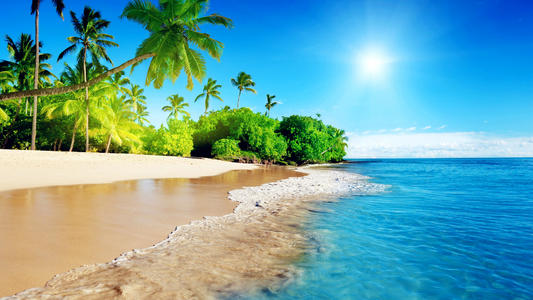
#> input picture wholeImage.jpg, 533 x 300 px
$ python proj.py wholeImage.jpg wholeImage.jpg   (older library calls are emulated)
#> lines starting #> are read from the running program, lines starting #| are printed output that depends on the picture
import math
import sys
import cv2
import numpy as np
import matplotlib.pyplot as plt


# To execute, do python proj.py <input1> <input2>.
# Will write to out.jpg

# Pipeline: find interest points, then create SIFT descriptor, then matching them, then find stitching line.

# Using OpenCV and SIFT to find the feature points and their SIFT descriptor

# try to implement SIFT without calling CV2 function.
def sift_detect_compute(img):
    sift = cv2.xfeatures2d.SIFT_create()
    img_gray = cv2.cvtColor(img, cv2.COLOR_BGR2GRAY)
    pts, fts = sift.detectAndCompute(img_gray, None)
    pts = np.float32([p.pt for p in pts])
    return pts, fts


# Based on that descriptor, we find the best matches
def matching(fts1, fts2, ratio=0.5):
    matches, distances = descriptor_matching(fts1, fts2)  # match 2, then compare the ratio between these two.
    final_matches = []
    for i in range(matches.shape[0]):
        if distances[i, 0] < ratio * distances[i, 1]:  # match is successfully found.
            final_matches.append((i, matches[i, 0]))
    return final_matches


# Euclidean distance matching, return a list of distance and matching list.
def descriptor_matching(des1, des2):
    target = np.zeros((len(des1), 2))
    distance = np.zeros((len(des1), 2))
    for i in range(len(des1)):
        point = des1[i, :]
        tmp2 = des2 - point
        dist = np.sqrt(np.square(tmp2).sum(axis=1))
        target[i] = np.argsort(dist)[:2]
        distance[i] = np.sort(dist)[:2]

    return target, distance


# To compute the homography matrix.
def compute_homography(x_0, x_1):
    x0_bar = x_0.mean(axis=0)
    x1_bar = x_1.mean(axis=0)
    s1 = np.divide(math.sqrt(2), np.sqrt(np.square(x_0 - x0_bar).sum(axis=1)).sum() / x_0.shape[0])
    T1 = np.array([[s1, 0, -s1 * x0_bar[0]], [0, s1, -s1 * x0_bar[1]], [0, 0, 1]]).astype(np.float)
    s2 = np.divide(math.sqrt(2), np.sqrt(np.square(x_1 - x1_bar).sum(axis=1)).sum() / x_1.shape[0])
    T2 = np.array([[s2, 0, -s2 * x1_bar[0]], [0, s2, -s2 * x1_bar[1]], [0, 0, 1]]).astype(np.float)
    x0 = np.concatenate((x_0, np.ones((x_0.shape[0], 1))), axis=1)
    x1 = np.concatenate((x_1, np.ones((x_1.shape[0], 1))), axis=1)
    x0_t = np.matmul(T1, x0.transpose()).transpose()
    x1_t = np.matmul(T2, x1.transpose()).transpose()
    x_3d = x1_t
    x_2d = x0_t
    A = np.zeros((x_3d.shape[0] * 2, 9))
    A[::2, :] = np.concatenate((x_3d, np.zeros((x_3d.shape[0], 3)), -x_3d * x_2d[:, 0, np.newaxis]), axis=1)
    A[1::2, :] = np.concatenate((np.zeros((x_3d.shape[0], 3)), x_3d, -x_3d * x_2d[:, 1, np.newaxis]), axis=1)
    w, v = np.linalg.eig(np.matmul(A.transpose(), A))
    p = v[:, np.argsort(w)[0]]
    p = p / np.sqrt(np.square(p).sum())
    H_bar = p.reshape(3, 3)
    mat = np.linalg.inv(T1).dot(H_bar).dot(T2)
    return mat


# draw the matching line.
def draw_matching(img1, pts1, img2, pts2):
    (h1, w1) = img1.shape[:2]
    (h2, w2) = img2.shape[:2]
    canvas = np.zeros((max(h1, h2), w1 + w2, 3), dtype='uint8')
    canvas[0:h1, 0:w1] = img1
    canvas[0:h2, w1:] = img2

    for i in range(pts1.shape[0]):
        pt1 = tuple((int(pts1[i, 0]), int(pts1[i, 1])))
        pt2 = tuple((int(pts2[i, 0] + w1), int(pts2[i, 1])))
        cv2.line(canvas, pt1, pt2, (0, 0, 255), 1)
    return canvas


# try to implement stitch method without calling cv2 function.
def stitch(img1, img2, M):
    # [9 lines of commented-out code are left out]
    warped = cv2.warpPerspective(img2, M, (img1.shape[1] + img2.shape[1], max(img1.shape[0], img2.shape[0])))
    cv2.imwrite('warped.jpg', warped)
    stitched = warped.copy()
    stitched[0:img1.shape[0], 0:img1.shape[1]] = img1
    for i in range(img1.shape[0]):
        for j in range(img1.shape[1]):
            if warped[i, j, 0] > 0 or warped[i, j, 1] > 0 or warped[i, j, 2] > 0:
                weight = 1.0 - (j / img1.shape[1])
                stitched[i, j] = img1[i, j] * weight + warped[i, j] * (1 - weight)
    return stitched


def main():
    img1 = cv2.imread(sys.argv[1])
#> img1 is the input picture: shape (300, 533, 3); mean B, G, R 168.1, 164.9, 104.9
    img2 = cv2.imread(sys.argv[2])
    pts1, fts1 = sift_detect_compute(img1)
#> in sift_detect_compute, `img_gray = cv2.cvtColor(img, cv2.COLOR_BGR2GRAY)`:
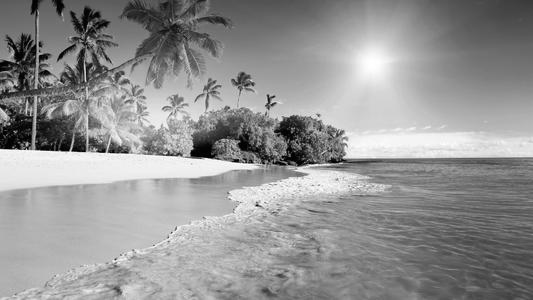
#> img_gray: shape (300, 533); min 0, max 255, mean 147.3
#> in sift_detect_compute, `pts, fts = sift.detectAndCompute(img_gray, None)`: pts = 943 keypoints; strongest (x, y, size): (203, 149, 15.4), (236, 161, 3), (103, 151, 2.8), (73, 150, 2.2)
#> in sift_detect_compute, `pts = np.float32([p.pt for p in pts])`: pts = 943 pairs, first value 2.29 to 528.9, second value 4.53 to 296.2
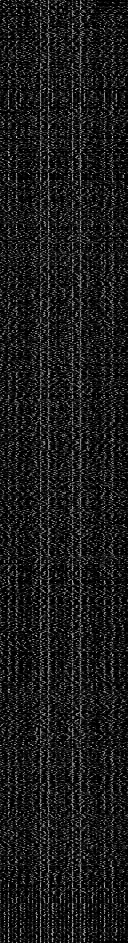
#> fts1: shape (943, 128) float32; min 0, max 219, mean 27
#> pts1 has the same summary as pts in sift_detect_compute
    pts2, fts2 = sift_detect_compute(img2)
#> in sift_detect_compute (call 2), `pts, fts = sift.detectAndCompute(img_gray, None)`: pts = 943 keypoints; strongest (x, y, size): (203, 149, 15.4), (236, 161, 3), (103, 151, 2.8), (73, 150, 2.2)
#> pts2 = 943 pairs, first value 2.29 to 528.9, second value 4.53 to 296.2
    matching_pairs = matching(fts1, fts2)
#> in descriptor_matching, `target = np.zeros((len(des1), 2))`: target = 943 pairs, first value 0 to 0, second value 0 to 0
#> after the loop in descriptor_matching, `for i in range(len(des1)):`:
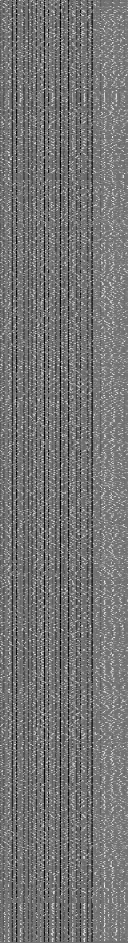
#> tmp2: shape (943, 128) float32; min -154, max 189, mean 2.6; drawn with min black and max white
#> after the loop in descriptor_matching, `for i in range(len(des1)):`: distance = 943 pairs, first value 0 to 0, second value 41.4 to 431.2; target = 943 pairs, first value 0 to 942, second value 8 to 940
#> in matching, `matches, distances = descriptor_matching(fts1, fts2)`: matches has the same summary as target in descriptor_matching; distances has the same summary as distance in descriptor_matching
#> after the loop in matching, `for i in range(matches.shape[0]):`: final_matches = 943 pairs, first value 0 to 942, second value 0 to 942
#> matching_pairs has the same summary as final_matches in matching
    keypoints1 = np.float32([pts1[int(m[0])] for m in matching_pairs])
#> keypoints1 has the same summary as pts2
    keypoints2 = np.float32([pts2[int(m[1])] for m in matching_pairs])
#> keypoints2 has the same summary as pts2
    h_matrix = compute_homography(keypoints1, keypoints2)
#> in compute_homography, `x0_bar = x_0.mean(axis=0)`: x0_bar = [178.3, 134.4]
#> in compute_homography, `s1 = np.divide(math.sqrt(2), np.sqrt(np.square(x_0 - x0_bar).sum(axis=..`: s1 = 0.0115
#> in compute_homography, `T1 = np.array([[s1, 0, -s1 * x0_bar[0]], [0, s1, -s1 * x0_bar[1]], [0,..`: T1 = [[0.0115, 0, -2.05], [0, 0.0115, -1.54], [0, 0, 1]]
#> in compute_homography, `s2 = np.divide(math.sqrt(2), np.sqrt(np.square(x_1 - x1_bar).sum(axis=..`: s2 = 0.0115
#> in compute_homography, `T2 = np.array([[s2, 0, -s2 * x1_bar[0]], [0, s2, -s2 * x1_bar[1]], [0,..`: T2 has the same summary as T1
#> in compute_homography, `x0 = np.concatenate((x_0, np.ones((x_0.shape[0], 1))), axis=1)`: x0 = 943 rows, first 8: [2.29, 75.24, 1], [3.41, 107.2, 1], [4.03, 128, 1], [4.51, 132.8, 1], [6.04, 100.7, 1], [6.19, 93.44, 1], [6.59, 90.34, 1], [8, 129.2, 1]
#> in compute_homography, `x1 = np.concatenate((x_1, np.ones((x_1.shape[0], 1))), axis=1)`: x1 has the same summary as x0
#> in compute_homography, `x0_t = np.matmul(T1, x0.transpose()).transpose()`: x0_t = 943 rows, first 8: [-2.02, -0.679, 1], [-2.01, -0.313, 1], [-2, -0.0738, 1], [-2, -0.018, 1], [-1.98, -0.387, 1], [-1.98, -0.47, 1], [-1.97, -0.506, 1], [-1.96, -0.06, 1]
#> in compute_homography, `x1_t = np.matmul(T2, x1.transpose()).transpose()`: x1_t has the same summary as x0_t
#> in compute_homography, `x_3d = x1_t`: x_3d has the same summary as x0_t
#> in compute_homography, `x_2d = x0_t`: x_2d has the same summary as x0_t
#> in compute_homography, `mat = np.linalg.inv(T1).dot(H_bar).dot(T2)`: mat = [[0.577, 1.73e-15, -2.13e-13], [-6.81e-16, 0.577, -7.11e-14], [-2.31e-18, 6.4e-18, 0.577]]
#> h_matrix has the same summary as mat in compute_homography
    result = stitch(img1, img2, h_matrix)
#> in stitch, `warped = cv2.warpPerspective(img2, M, (img1.shape[1] + img2.shape[1], ..`:
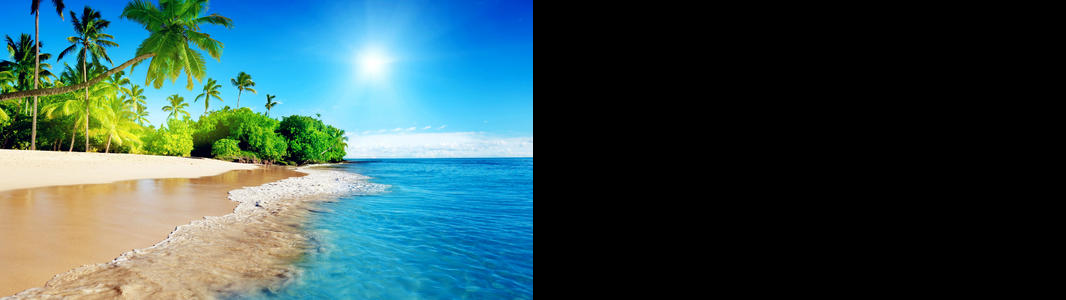
#> warped: shape (300, 1066, 3); mean B, G, R 84.1, 82.4, 52.5
    plt.subplot(211)
    correspondence_img = draw_matching(img1, keypoints1, img2, keypoints2)
#> in draw_matching, `canvas[0:h2, w1:] = img2`:
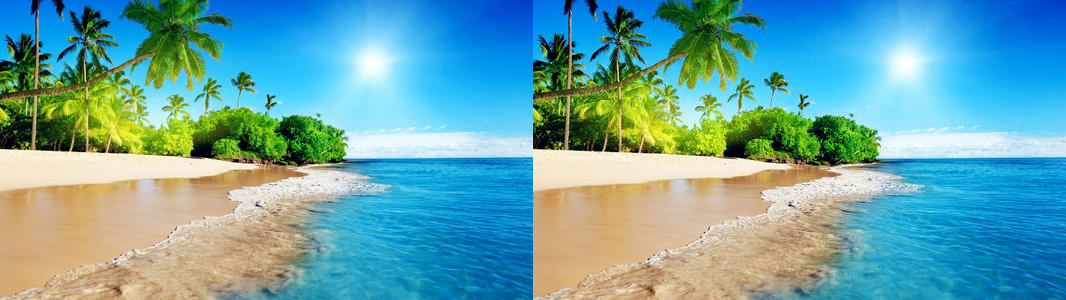
#> canvas: shape (300, 1066, 3); mean B, G, R 168.1, 164.9, 104.9
#> the loop in draw_matching, `for i in range(pts1.shape[0]):` made 943 passes
#> (pt1, pt2) on passes 1 to 3: ((2, 75), (535, 75)), ((3, 107), (536, 107)), ((4, 127), (537, 127))
#> after the loop in draw_matching, `for i in range(pts1.shape[0]):`:
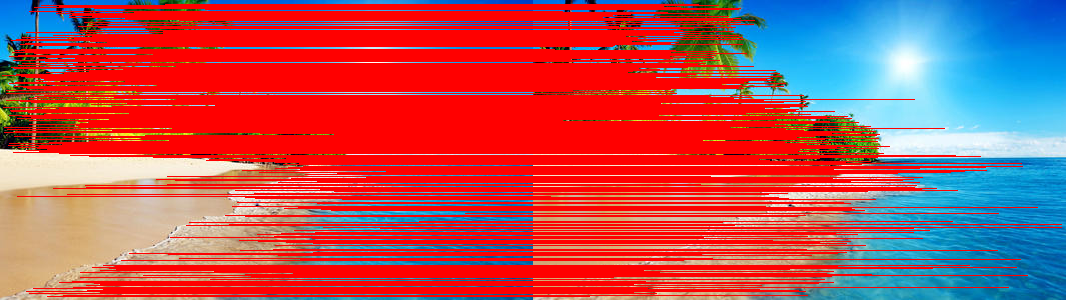
#> canvas: shape (300, 1066, 3); mean B, G, R 89.5, 82.5, 180.1
    cv2.imwrite("matched.jpg", correspondence_img)
    plt.imshow(cv2.cvtColor(correspondence_img, cv2.COLOR_BGR2RGB))
    plt.subplot(212)
    plt.imshow(cv2.cvtColor(result, cv2.COLOR_BGR2RGB))
    plt.show()
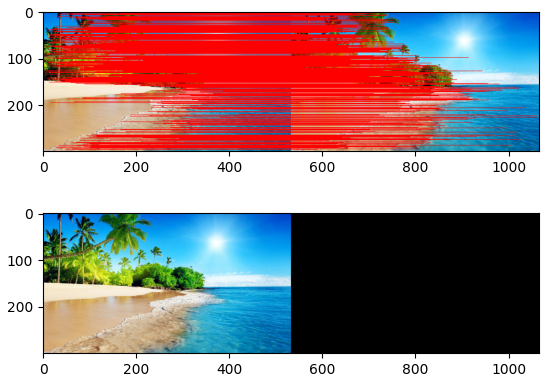
#> figure drawn by matplotlib, 2 panels
    cv2.imwrite("out.jpg", result)


if __name__ == '__main__':
    main()
